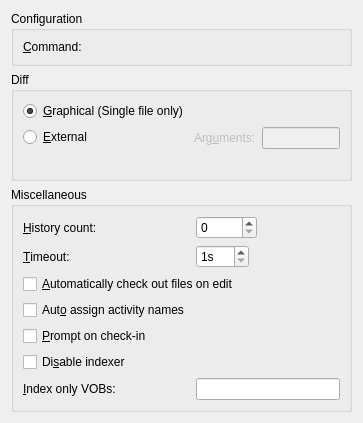
<?xml version="1.0" encoding="UTF-8"?>
<ui version="4.0">
 <class>ClearCase::Internal::SettingsPage</class>
 <widget class="QWidget" name="ClearCase::Internal::SettingsPage">
  <property name="geometry">
   <rect>
    <x>0</x>
    <y>0</y>
    <width>363</width>
    <height>403</height>
   </rect>
  </property>
  <layout class="QVBoxLayout" name="verticalLayout">
   <item>
    <widget class="QGroupBox" name="generalGroupBox">
     <property name="title">
      <string>Configuration</string>
     </property>
     <layout class="QFormLayout" name="formLayout_3">
      <item row="0" column="0">
       <widget class="QLabel" name="commandLabel">
        <property name="text">
         <string>&amp;Command:</string>
        </property>
        <property name="buddy">
         <cstring>commandPathChooser</cstring>
        </property>
       </widget>
      </item>
      <item row="0" column="1">
       <widget class="Utils::PathChooser" name="commandPathChooser" native="true"/>
      </item>
     </layout>
    </widget>
   </item>
   <item>
    <widget class="QGroupBox" name="groupBox">
     <property name="title">
      <string>Diff</string>
     </property>
     <layout class="QFormLayout" name="formLayout">
      <property name="fieldGrowthPolicy">
       <enum>QFormLayout::AllNonFixedFieldsGrow</enum>
      </property>
      <item row="0" column="0">
       <widget class="QRadioButton" name="graphicalDiffRadioButton">
        <property name="text">
         <string>&amp;Graphical (Single file only)</string>
        </property>
        <property name="checked">
         <bool>true</bool>
        </property>
       </widget>
      </item>
      <item row="1" column="0">
       <widget class="QRadioButton" name="externalDiffRadioButton">
        <property name="text">
         <string>&amp;External</string>
        </property>
       </widget>
      </item>
      <item row="1" column="1">
       <widget class="QWidget" name="diffWidget" native="true">
        <property name="enabled">
         <bool>false</bool>
        </property>
        <layout class="QHBoxLayout" name="horizontalLayout">
         <property name="margin">
          <number>0</number>
         </property>
         <item>
          <widget class="QLabel" name="diffArgsLabel">
           <property name="text">
            <string>Arg&amp;uments:</string>
           </property>
           <property name="buddy">
            <cstring>diffArgsEdit</cstring>
           </property>
          </widget>
         </item>
         <item>
          <widget class="QLineEdit" name="diffArgsEdit"/>
         </item>
        </layout>
       </widget>
      </item>
      <item row="2" column="0" colspan="2">
       <widget class="QLabel" name="diffWarningLabel">
        <property name="palette">
         <palette>
          <active>
           <colorrole role="WindowText">
            <brush brushstyle="SolidPattern">
             <color alpha="255">
              <red>255</red>
              <green>0</green>
              <blue>0</blue>
             </color>
            </brush>
           </colorrole>
          </active>
          <inactive>
           <colorrole role="WindowText">
            <brush brushstyle="SolidPattern">
             <color alpha="255">
              <red>255</red>
              <green>0</green>
              <blue>0</blue>
             </color>
            </brush>
           </colorrole>
          </inactive>
          <disabled>
           <colorrole role="WindowText">
            <brush brushstyle="SolidPattern">
             <color alpha="255">
              <red>68</red>
              <green>96</green>
              <blue>92</blue>
             </color>
            </brush>
           </colorrole>
          </disabled>
         </palette>
        </property>
        <property name="text">
         <string/>
        </property>
        <property name="wordWrap">
         <bool>true</bool>
        </property>
       </widget>
      </item>
     </layout>
    </widget>
   </item>
   <item>
    <widget class="QGroupBox" name="miscGroupBox">
     <property name="title">
      <string>Miscellaneous</string>
     </property>
     <layout class="QFormLayout" name="formLayout_2">
      <property name="fieldGrowthPolicy">
       <enum>QFormLayout::ExpandingFieldsGrow</enum>
      </property>
      <item row="0" column="0">
       <widget class="QLabel" name="historyCountLabel">
        <property name="text">
         <string>&amp;History count:</string>
        </property>
        <property name="buddy">
         <cstring>historyCountSpinBox</cstring>
        </property>
       </widget>
      </item>
      <item row="0" column="1">
       <widget class="QSpinBox" name="historyCountSpinBox">
        <property name="maximum">
         <number>10000</number>
        </property>
       </widget>
      </item>
      <item row="3" column="0">
       <widget class="QLabel" name="timeOutLabel">
        <property name="text">
         <string>&amp;Timeout:</string>
        </property>
        <property name="buddy">
         <cstring>timeOutSpinBox</cstring>
        </property>
       </widget>
      </item>
      <item row="3" column="1">
       <widget class="QSpinBox" name="timeOutSpinBox">
        <property name="suffix">
         <string>s</string>
        </property>
        <property name="minimum">
         <number>1</number>
        </property>
        <property name="maximum">
         <number>360</number>
        </property>
       </widget>
      </item>
      <item row="4" column="0" colspan="2">
       <widget class="QCheckBox" name="autoCheckOutCheckBox">
        <property name="text">
         <string>&amp;Automatically check out files on edit</string>
        </property>
       </widget>
      </item>
      <item row="5" column="0">
       <widget class="QCheckBox" name="autoAssignActivityCheckBox">
        <property name="toolTip">
         <string>Check this if you have a trigger that renames the activity automatically. You will not be prompted for activity name</string>
        </property>
        <property name="text">
         <string>Aut&amp;o assign activity names</string>
        </property>
       </widget>
      </item>
      <item row="7" column="0">
       <widget class="QCheckBox" name="promptCheckBox">
        <property name="text">
         <string>&amp;Prompt on check-in</string>
        </property>
       </widget>
      </item>
      <item row="8" column="0">
       <widget class="QCheckBox" name="disableIndexerCheckBox">
        <property name="text">
         <string>Di&amp;sable indexer</string>
        </property>
       </widget>
      </item>
      <item row="9" column="0">
       <widget class="QLabel" name="indexOnlyVOBsLabel">
        <property name="text">
         <string extracomment="VOB: Versioned Object Base">&amp;Index only VOBs:</string>
        </property>
        <property name="buddy">
         <cstring>indexOnlyVOBsEdit</cstring>
        </property>
       </widget>
      </item>
      <item row="9" column="1">
       <widget class="QLineEdit" name="indexOnlyVOBsEdit">
        <property name="toolTip">
         <string>VOBs list, separated by comma. Indexer will only traverse the specified VOBs. If left blank, all active VOBs will be indexed</string>
        </property>
       </widget>
      </item>
     </layout>
    </widget>
   </item>
   <item>
    <spacer name="verticalSpacer">
     <property name="orientation">
      <enum>Qt::Vertical</enum>
     </property>
     <property name="sizeHint" stdset="0">
      <size>
       <width>20</width>
       <height>40</height>
      </size>
     </property>
    </spacer>
   </item>
  </layout>
 </widget>
 <customwidgets>
  <customwidget>
   <class>Utils::PathChooser</class>
   <extends>QWidget</extends>
   <header location="global">utils/pathchooser.h</header>
   <container>1</container>
   <slots>
    <signal>editingFinished()</signal>
    <signal>browsingFinished()</signal>
   </slots>
  </customwidget>
 </customwidgets>
 <tabstops>
  <tabstop>graphicalDiffRadioButton</tabstop>
  <tabstop>externalDiffRadioButton</tabstop>
  <tabstop>historyCountSpinBox</tabstop>
  <tabstop>timeOutSpinBox</tabstop>
  <tabstop>autoCheckOutCheckBox</tabstop>
  <tabstop>autoAssignActivityCheckBox</tabstop>
  <tabstop>indexOnlyVOBsEdit</tabstop>
 </tabstops>
 <resources/>
 <connections>
  <connection>
   <sender>externalDiffRadioButton</sender>
   <signal>toggled(bool)</signal>
   <receiver>diffWidget</receiver>
   <slot>setEnabled(bool)</slot>
   <hints>
    <hint type="sourcelabel">
     <x>83</x>
     <y>122</y>
    </hint>
    <hint type="destinationlabel">
     <x>203</x>
     <y>140</y>
    </hint>
   </hints>
  </connection>
 </connections>
</ui>
